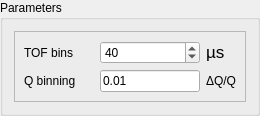
                         <widget class="QGroupBox" name="groupBox_6">
                          <property name="title">
                           <string>Parameters</string>
                          </property>
                          <layout class="QVBoxLayout" name="verticalLayout_15">
                           <item>
                            <widget class="QFrame" name="frame_4">
                             <property name="frameShape">
                              <enum>QFrame::StyledPanel</enum>
                             </property>
                             <property name="frameShadow">
                              <enum>QFrame::Raised</enum>
                             </property>
                             <layout class="QHBoxLayout" name="horizontalLayout_17">
                              <item>
                               <layout class="QGridLayout" name="gridLayout_6">
                                <item row="0" column="0">
                                 <widget class="QLabel" name="label_29">
                                  <property name="sizePolicy">
                                   <sizepolicy hsizetype="Fixed" vsizetype="Preferred">
                                    <horstretch>0</horstretch>
                                    <verstretch>0</verstretch>
                                   </sizepolicy>
                                  </property>
                                  <property name="toolTip">
                                   <string>The number of bins for the Time of Flight channels</string>
                                  </property>
                                  <property name="text">
                                   <string>TOF bins</string>
                                  </property>
                                 </widget>
                                </item>
                                <item row="0" column="1">
                                 <widget class="QSpinBox" name="eventTofBins">
                                  <property name="minimumSize">
                                   <size>
                                    <width>100</width>
                                    <height>0</height>
                                   </size>
                                  </property>
                                  <property name="toolTip">
                                   <string>The number of bins for the Time of Flight channels</string>
                                  </property>
                                  <property name="minimum">
                                   <number>5</number>
                                  </property>
                                  <property name="maximum">
                                   <number>200</number>
                                  </property>
                                  <property name="singleStep">
                                   <number>5</number>
                                  </property>
                                  <property name="value">
                                   <number>40</number>
                                  </property>
                                 </widget>
                                </item>
                                <item row="0" column="2">
                                 <widget class="QLabel" name="label_33">
                                  <property name="text">
                                   <string>&lt;!DOCTYPE HTML PUBLIC &quot;-//W3C//DTD HTML 4.0//EN&quot; &quot;http://www.w3.org/TR/REC-html40/strict.dtd&quot;&gt;
&lt;html&gt;&lt;head&gt;&lt;meta name=&quot;qrichtext&quot; content=&quot;1&quot; /&gt;&lt;style type=&quot;text/css&quot;&gt;
p, li { white-space: pre-wrap; }
&lt;/style&gt;&lt;/head&gt;&lt;body style=&quot; font-family:'Lucida Grande'; font-size:13pt; font-weight:400; font-style:normal;&quot;&gt;
&lt;p style=&quot; margin-top:0px; margin-bottom:0px; margin-left:0px; margin-right:0px; -qt-block-indent:0; text-indent:0px;&quot;&gt;µs&lt;/p&gt;&lt;/body&gt;&lt;/html&gt;</string>
                                  </property>
                                 </widget>
                                </item>
                                <item row="1" column="0">
                                 <widget class="QLabel" name="label_10">
                                  <property name="minimumSize">
                                   <size>
                                    <width>70</width>
                                    <height>0</height>
                                   </size>
                                  </property>
                                  <property name="maximumSize">
                                   <size>
                                    <width>70</width>
                                    <height>16777215</height>
                                   </size>
                                  </property>
                                  <property name="text">
                                   <string>Q binning</string>
                                  </property>
                                 </widget>
                                </item>
                                <item row="1" column="1">
                                 <widget class="QLineEdit" name="qStep">
                                  <property name="maximumSize">
                                   <size>
                                    <width>100</width>
                                    <height>16777215</height>
                                   </size>
                                  </property>
                                  <property name="text">
                                   <string>0.01</string>
                                  </property>
                                 </widget>
                                </item>
                                <item row="1" column="2">
                                 <widget class="QLabel" name="label_11">
                                  <property name="minimumSize">
                                   <size>
                                    <width>0</width>
                                    <height>0</height>
                                   </size>
                                  </property>
                                  <property name="maximumSize">
                                   <size>
                                    <width>16777215</width>
                                    <height>16777215</height>
                                   </size>
                                  </property>
                                  <property name="text">
                                   <string>ΔQ/Q</string>
                                  </property>
                                 </widget>
                                </item>
                               </layout>
                              </item>
                             </layout>
                            </widget>
                           </item>
                          </layout>
                         </widget>
